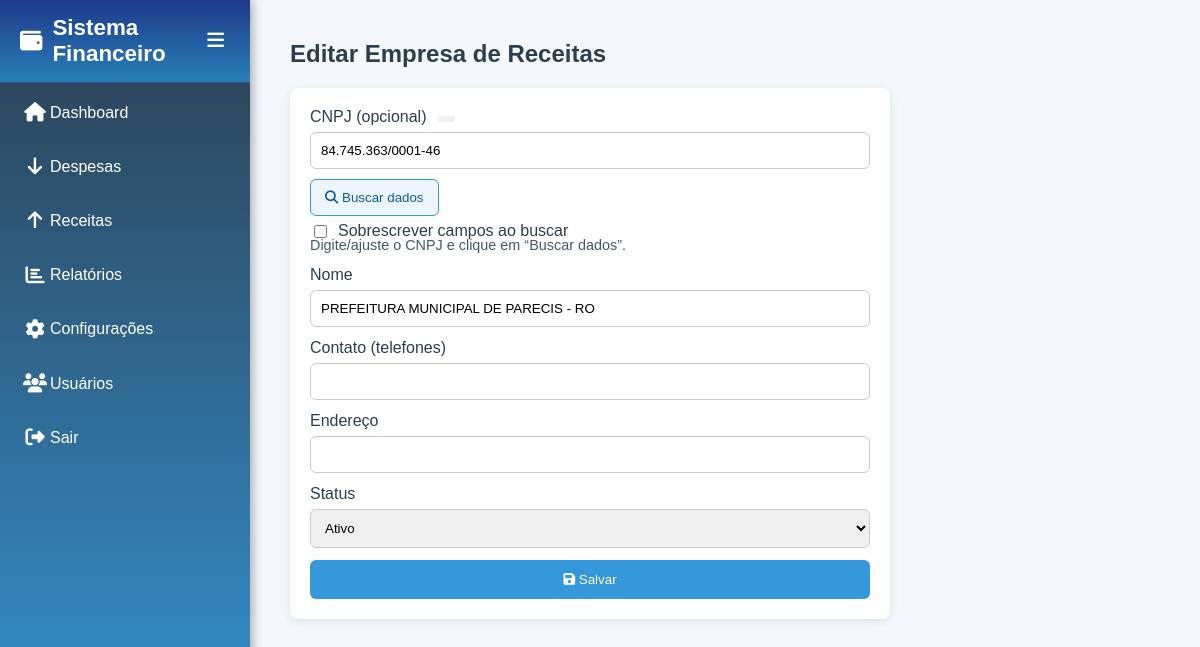
The app's page /configuracoes/empresas/receitas/editar.php?id=11 (signed in) with its own data.
### tables this page shows
CREATE TABLE `empresas_pagadoras` (
  `id` int(11) NOT NULL,
  `nome_empresa` varchar(100) NOT NULL,
  `cnpj` varchar(20) DEFAULT NULL,
  `endereco` varchar(255) DEFAULT NULL,
  `contato` varchar(100) DEFAULT NULL,
  `status` enum('ativo','inativo') DEFAULT 'ativo'
);

### configuracoes/empresas/receitas/editar.php (the view, shortened to what this page needs)
<?php
include_once __DIR__ . '/../../../config.php';
$id = isset($_GET['id']) ? (int)$_GET['id'] : 0;
$stmt = $pdo->prepare('SELECT * FROM empresas_pagadoras WHERE id = :id');
$stmt->execute(['id' => $id]);
$empresa = $stmt->fetch(PDO::FETCH_ASSOC);
?>
<!DOCTYPE html>
<html lang="pt-br">
<head>
  <link rel="stylesheet" href="https://cdnjs.cloudflare.com/ajax/libs/font-awesome/6.4.2/css/all.min.css">
</head>
<body>
  <?php include_once __DIR__ . '/../../../sidebar.php'; ?>
  <div class="container">
    <h2>Editar Empresa de Receitas</h2>
    <form method="post" autocomplete="off" id="form-empresa">
      <div class="form-group">
        <label for="cnpj">CNPJ (opcional)
          <span class="badge" id="status-cnpj"></span>
        </label>
        <div class="row">
          <input
            type="text"
            id="cnpj"
            name="cnpj"
            placeholder="00.000.000/0000-00"
            maxlength="18"
            inputmode="numeric"
            value="<?php
              $v = $_POST['cnpj'] ?? ($empresa['cnpj'] ?? '');
              echo htmlspecialchars($v);
            ?>">
          <button type="button" id="btn-buscar-cnpj" class="btn-outlined">
            <i class="fa-solid fa-magnifying-glass"></i> Buscar dados
          </button>
        </div>
        <div class="checkline">
          <input type="checkbox" id="sobrescrever" style="width:auto;">
          <label for="sobrescrever" style="margin:0;">Sobrescrever campos ao buscar</label>
        </div>
        <div class="hint" id="hint-cnpj">Digite/ajuste o CNPJ e clique em “Buscar dados”.</div>
      </div>
      <div class="form-group">
        <label for="nome_empresa">Nome</label>
        <input type="text" id="nome_empresa" name="nome_empresa" required
               value="<?php echo htmlspecialchars($_POST['nome_empresa'] ?? $empresa['nome_empresa']); ?>">
      </div>
      <div class="form-group">
        <label for="contato">Contato (telefones)</label>
        <input type="text" id="contato" name="contato"
               value="<?php echo htmlspecialchars($_POST['contato'] ?? ($empresa['contato'] ?? '')); ?>">
      </div>
      <div class="form-group">
        <label for="endereco">Endereço</label>
        <input type="text" id="endereco" name="endereco"
               value="<?php echo htmlspecialchars($_POST['endereco'] ?? ($empresa['endereco'] ?? '')); ?>">
      </div>
      <div class="form-group">
        <label for="status">Status</label>
        <select id="status" name="status">
          <?php $st = $_POST['status'] ?? $empresa['status']; ?>
          <option value="ativo"   <?php echo ($st==='ativo')?'selected':''; ?>>Ativo</option>
        </select>
      </div>
      <button type="submit"><i class="fas fa-save"></i> Salvar</button>
    </form>
  </div>
</body>
</html>

### configuracoes/empresas/receitas/editar.php (style rules this page uses)
body { font-family: Arial, sans-serif; margin: 0; background: #f4f7fc; }
.container { margin-left: 270px; padding: 20px; transition: margin-left 0.3s ease; animation: fadeIn .35s ease both; }
h2 { color: #2c3e50; }
form { background: #fff; padding: 20px; border-radius: 8px; box-shadow: 0 2px 10px rgba(0,0,0,.1); max-width: 560px; animation: fadeIn .4s ease both; }
.form-group { margin-bottom: 12px; }
label { display: block; margin-bottom: 6px; color: #2c3e50; }
input, select { width: 100%; padding: 10px; border: 1px solid #ccc; border-radius: 6px; box-sizing: border-box; }
button[type="submit"] { width: 100%; padding: 12px; background: #3498db; color: #fff; border: 0; border-radius: 6px; cursor: pointer; transition: transform .15s ease, background .2s ease; }
.row { display:flex; gap:10px; align-items:center; flex-wrap:wrap; }
.btn-outlined { white-space:nowrap; padding: 10px 14px; border-radius:6px; border:1px solid #3498db; background:#ecf5fe; color:#0d5aa7; cursor:pointer; }
.hint { font-size: .9rem; color:#415a6b; margin:-4px 0 8px; min-height:1.2em; }
.badge { display:inline-block; padding:2px 8px; border-radius:999px; font-size:.78rem; background:#eef2f7; color:#2c3e50; margin-left:6px; border:1px solid transparent; }
.checkline { display:flex; gap:8px; align-items:center; margin-top:6px; }

### sidebar.php (style rules this page uses)
body { margin: 0; font-family: Arial, sans-serif; }

### records on screen
empresas_pagadoras: cnpj "84.745.363/0001-46", nome_empresa "PREFEITURA MUNICIPAL DE PARECIS - RO", status "Ativo"
